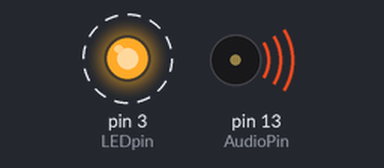
This sketch was run on a simulated Arduino Uno, built with avr-gcc and run on an emulated ATmega328P. Shown: output pins drawn as LEDs (lit = HIGH), buzzer (waves = sounding). Dashed ring = blinking.

Above: at 0.15 s.
Timing chart, 0 to 3.0 s (numbered marks = the images above):
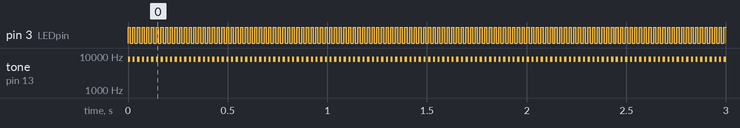

Measured:
- by itself, pin 3 (LEDpin): alternates HIGH for 0.01 s and LOW for 0.01 s
- by itself, tone on pin 13 (AudioPin): alternates 8000 Hz for 0.01 s and silent for 0.01 s

The sketch:

sketch_nov11a.ino
```cpp
int AudioPin = 13;
int LEDpin = 3;  // Set pin that will output signals to LED strip
unsigned long previousTime = 0;
unsigned long totalTime;
int ranDel;
int halfPeriod = 11000;
unsigned long time_now = 0;

void setup() {
  // initialize pins as an output. (Light Flicker)
  //Serial.begin(9600);
  pinMode(LEDpin, OUTPUT);
  pinMode(AudioPin, OUTPUT);
}

void loop() {
  unsigned long totalTime = millis();
  time_now = micros();

  if ((unsigned long)(totalTime < 3600000))
  {
  digitalWrite(LEDpin, 1);
  tone(AudioPin, 8000);
  delayMicroseconds(halfPeriod);
  digitalWrite(LEDpin, 0);
  noTone(AudioPin);
  delayMicroseconds(halfPeriod+1500);
  }
}
```
